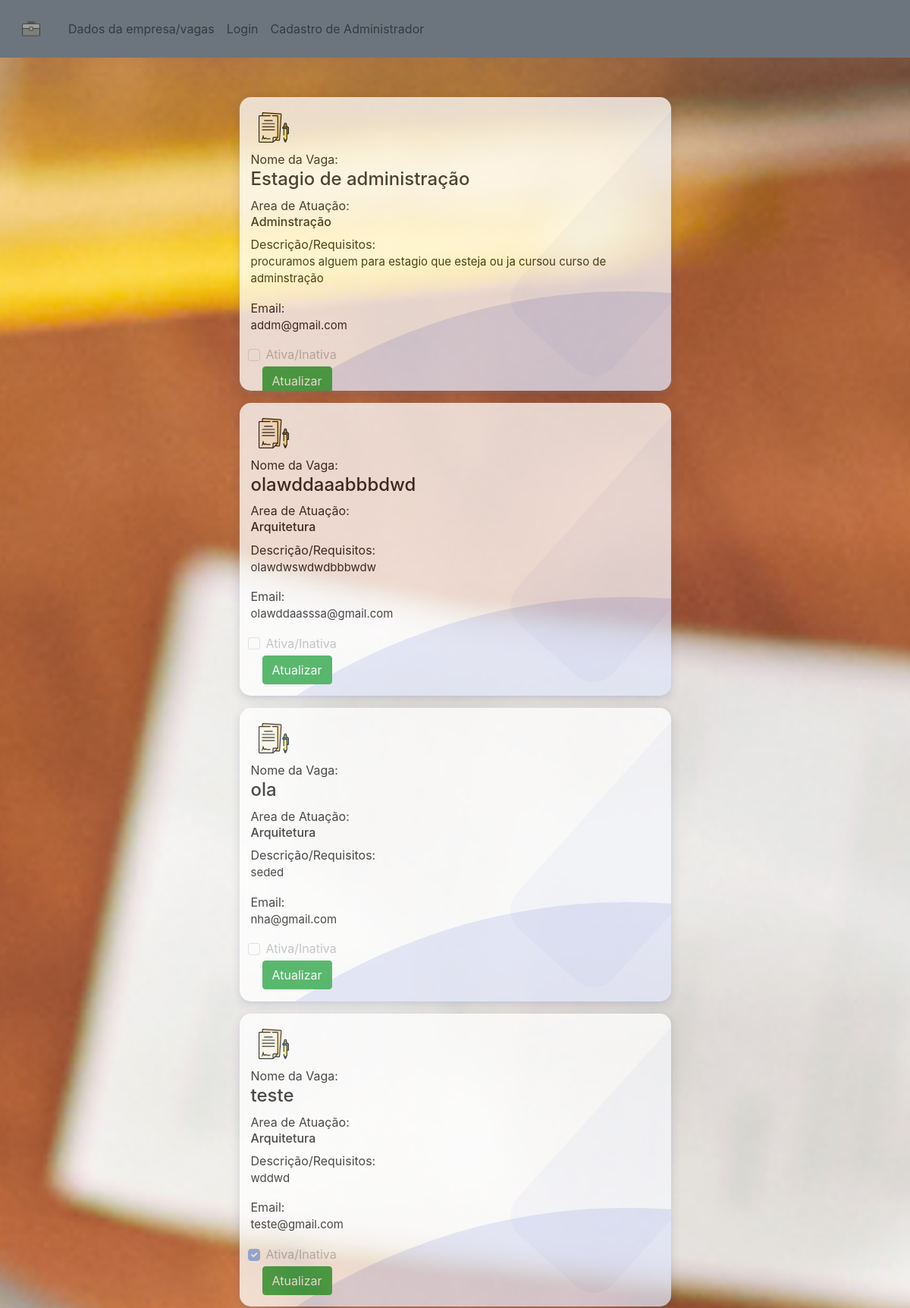
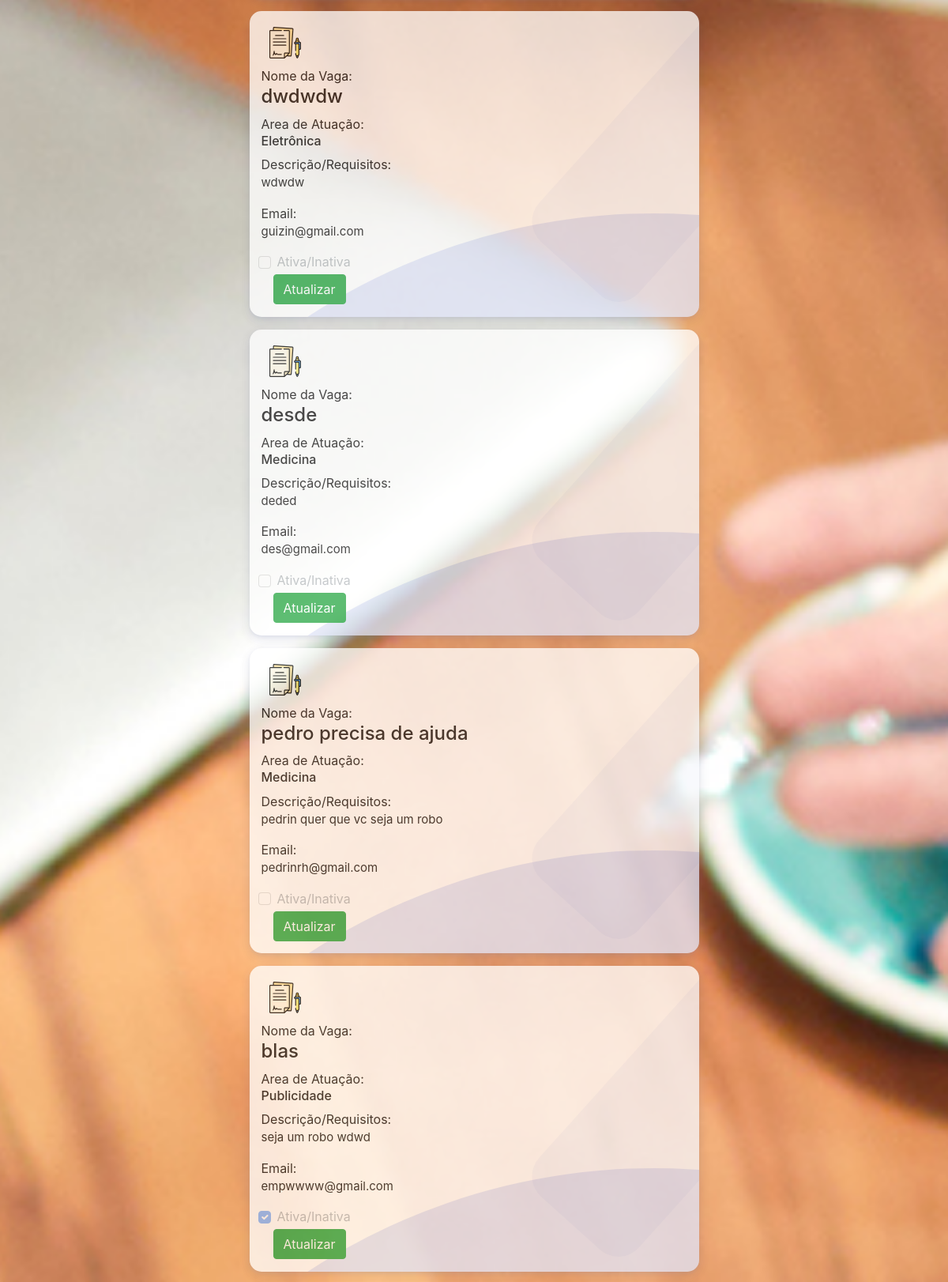
/emprego_sempre/indexadmin.php (signed in, upper part), run on the app's committed database (2 pictures, top to bottom).
### tables this page shows
CREATE TABLE IF NOT EXISTS `cadastro_vagas` (
  `id_cadastro_vagas` int(11) NOT NULL AUTO_INCREMENT,
  `praso_incial` datetime NOT NULL DEFAULT current_timestamp(),
  `nome_vagas` varchar(100) NOT NULL DEFAULT '',
  `id_area` int(11) NOT NULL DEFAULT 0,
  `id_usuario` int(11) NOT NULL DEFAULT 0,
  `desc_vagas` varchar(250) NOT NULL DEFAULT '',
  `email_envio` varchar(100) NOT NULL,
  `status` tinyint(4) NOT NULL DEFAULT 0,
  PRIMARY KEY (`id_cadastro_vagas`),
  KEY `id_area` (`id_area`),
  KEY `id_usuario` (`id_usuario`),
  CONSTRAINT `FK_cadastro_vagas_area_vagas` FOREIGN KEY (`id_area`) REFERENCES `area_vagas` (`id_area`) ON DELETE NO ACTION ON UPDATE NO ACTION,
  CONSTRAINT `FK_cadastro_vagas_usuario_empresa` FOREIGN KEY (`id_usuario`) REFERENCES `usuario_empresa` (`Id_usuario`) ON DELETE NO ACTION ON UPDATE NO ACTION
);

CREATE TABLE IF NOT EXISTS `area_vagas` (
  `id_area` int(11) NOT NULL AUTO_INCREMENT,
  `nome_area` varchar(50) NOT NULL,
  PRIMARY KEY (`id_area`) USING BTREE,
  UNIQUE KEY `nome_area` (`nome_area`)
);

### emprego_sempre/indexadmin.php (the view, shortened to what this page needs)
<?php
include("conn.php");
$sql = "SELECT c.id_usuario,c.nome_vagas,c.id_area,c.desc_vagas,c.`status`,a.nome_area,c.id_cadastro_vagas,c.email_envio
FROM cadastro_vagas AS c
INNER JOIN area_vagas AS a ON a.id_area = c.id_area";
$resvaga = mysqli_query($conn, $sql);
?>
<!DOCTYPE html>
<html lang="pt-br">
<head>
    <link href="https://cdn.jsdelivr.net/npm/simple-datatables@latest/dist/style.css" rel="stylesheet" />
    <link href="css/styles.css" rel="stylesheet" />
    <link href="css/indexempresa.css" rel="stylesheet" />
    <link href="css/card.css" rel="stylesheet" />
    <link href="https://cdn.jsdelivr.net/npm/bootstrap@5.1.3/dist/css/bootstrap.min.css" rel="stylesheet">
</head>
<body>
    <?php include('navadm.php') ?>
    <div id="layoutSidenav_content">
        <main class="bg-image">
            <br><br><br><br><br>
            <link rel="stylesheet" href="https://maxcdn.bootstrapcdn.com/bootstrap/4.3.1/css/bootstrap.min.css">
            <div class="section_our_solution">
                <div class="row px-0 mx-0">
                    <div class="col-lg-12 col-md-12 col-sm-12">
                        <div class="our_solution_category">
                            <div class="solution_cards_box">
                                <?php while ($linha = mysqli_fetch_assoc($resvaga)) { ?>
                                    <div class="solution_card opacity-75">
                                        <div class="hover_color_bubble"></div>
                                        <div class="so_top_icon">
                                        </div>
                                        <div class="solu_title">
                                            <div class="text">Nome da Vaga: <h4 class="text " value="<?php echo $linha['id_cadastro_vagas']; ?>"><?php echo $linha['nome_vagas']; ?></h4>
                                            </div>
                                            <div class="text">Area de Atuação: <h6 class="text " value="<?php echo $linha['id_area']; ?>"><?php echo $linha['nome_area']; ?></h6>
                                            </div>
                                        </div>
                                        <div class="solu_description">
                                            <div class="text">Descrição/Requisitos: <p class="text " value="<?php echo $linha['id_cadastro_vagas']; ?>"><?php echo $linha['desc_vagas']; ?></p>
                                            </div>
                                            <div class="text">Email: <p class="text " value="<?php echo $linha['id_cadastro_vagas']; ?>"><?php echo $linha['email_envio']; ?></p>
                                            </div>
                                        </div>
                                        <div class="form-check">
                                            <input class="form-check-input" type="checkbox" value="1" name="stat" id="stat" disabled <?php if ($linha['status'] == "1") {
                                                                                                                                            echo "checked";
                                                                                                                                        } ?>>
                                            <label class="form-check-label" for="flexCheckChecked">
                                                Ativa/Inativa
                                            </label>
                                        </div>
                                        <div class="col-12 my-1">
                                            <a href="editadmin.php?id=<?php echo $linha['id_cadastro_vagas'] ?>"><button type="button" name="btn-att" id="btn-att" class="btn btn-success">Atualizar</button></a>
                                        </div>
                                    </div>
                                <?php } ?>
                            </div>
                        </div>
                    </div>
                </div>
            </div>
        </main>
    </div>
</body>
</html>

### emprego_sempre/css/indexempresa.css (style rules this page uses)
body { background: url('../img/img-original/entrevista.jpg') center center no-repeat fixed; -webkit-background-size: cover; -moz-background-size: cover; -o-background-size: cover; background-size: cover; }
.text { color: rgb(22, 21, 22) !important; }

### emprego_sempre/css/card.css (style rules this page uses)
.section_our_solution .row { align-items: center; }
.our_solution_category { display: flex; flex-direction: row; flex-wrap: wrap; }
.our_solution_category .solution_cards_box { display: flex; flex-direction: column; justify-content: center; }
.solution_cards_box .solution_card { flex: 0 50%; background: #fff; box-shadow: 0 2px 4px 0 rgba(136, 144, 195, 0.2), 0 5px 15px 0 rgba(37, 44, 97, 0.15); border-radius: 15px; margin: 8px; padding: 10px 15px; position: relative; z-index: 1; overflow: hidden; min-height: 265px; transition: 0.7s; }
.solution_cards_box .solution_card:before { content: ""; position: absolute; background: rgb(85 108 214 / 5%); width: 170px; height: 400px; z-index: -1; transform: rotate(42deg); right: -56px; top: -23px; border-radius: 35px; }
.solution_card .solu_description p { font-size: 15px; margin-bottom: 15px; }
.hover_color_bubble { position: absolute; background: rgb(54 81 207 / 15%); width: 100rem; height: 100rem; left: 0; right: 0; z-index: -1; top: 16rem; border-radius: 50%; transform: rotate(-36deg); left: -18rem; transition: 0.7s; }
.solution_cards_box .solution_card .so_top_icon { width: 60px; height: 60px; border-radius: 50%; background: #fff; overflow: hidden; display: flex; align-items: center; justify-content: center; }
@media screen and (min-width: 320px) { .our_solution_category { width: 100%; margin: 0 auto; } }
@media screen and (min-width: 320px) { .our_solution_category .solution_cards_box { flex: auto; } }
@media only screen and (min-width: 768px) { .our_solution_category .solution_cards_box { flex: 1; } }
@media only screen and (min-width: 1024px) { .our_solution_category { width: 50%; margin: 0 auto; } }

### data on the page
cadastro_vagas: $linha['id_cadastro_vagas'] 22 (drawn), nome_vagas "Estagio de administração", id_area.nome_area "Adminstração", desc_vagas "procuramos alguem para estagio que esteja ou ja cursou curso de adminstração", email_envio "addm@gmail.com"
cadastro_vagas: $linha['id_cadastro_vagas'] 15 (drawn), nome_vagas "olawddaaabbbdwd", id_area.nome_area "Arquitetura", desc_vagas "olawdwswdwdbbbwdw", email_envio "olawddaasssa@gmail.com"
cadastro_vagas: $linha['id_cadastro_vagas'] 19 (drawn), nome_vagas "ola", id_area.nome_area "Arquitetura", desc_vagas "seded", email_envio "nha@gmail.com"
cadastro_vagas: $linha['id_cadastro_vagas'] 28 (drawn), nome_vagas "teste", id_area.nome_area "Arquitetura", desc_vagas "wddwd", email_envio "teste@gmail.com", status "☑"
cadastro_vagas: $linha['id_cadastro_vagas'] 24 (drawn), nome_vagas "dwdwdw", id_area.nome_area "Eletrônica", desc_vagas "wdwdw", email_envio "guizin@gmail.com"
cadastro_vagas: $linha['id_cadastro_vagas'] 20 (drawn), nome_vagas "desde", id_area.nome_area "Medicina", desc_vagas "deded", email_envio "des@gmail.com"
cadastro_vagas: $linha['id_cadastro_vagas'] 23 (drawn), nome_vagas "pedro precisa de ajuda", id_area.nome_area "Medicina", desc_vagas "pedrin quer que vc seja um robo", email_envio "pedrinrh@gmail.com"
cadastro_vagas: $linha['id_cadastro_vagas'] 17 (drawn), nome_vagas "blas", id_area.nome_area "Publicidade", desc_vagas "seja um robo wdwd", email_envio "empwwww@gmail.com", status "☑"
